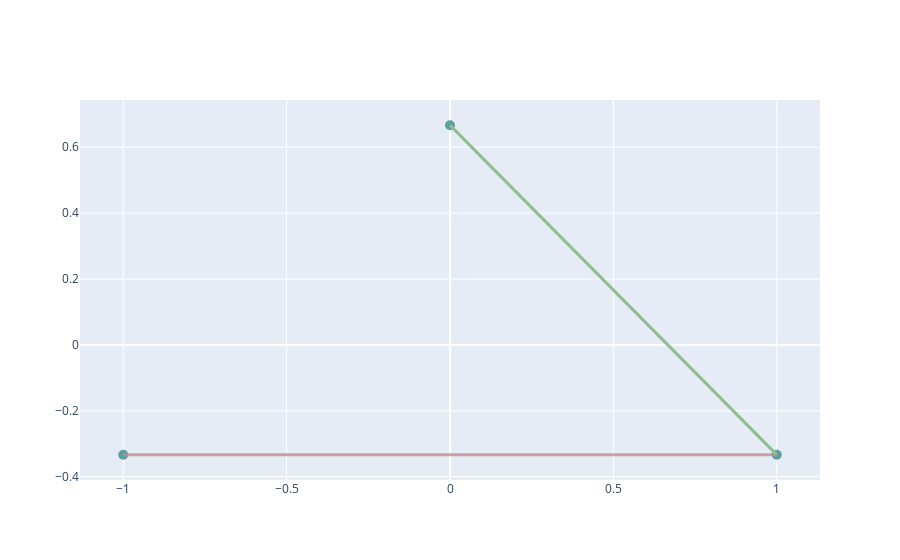

Here is the notebook cell this chart was saved with:
### Code cell
network.iplot()

### Figure 1 — Plotly figure (JSON) as saved in the notebook; plotly's stock layout.template omitted (floating-point values rounded to 4 significant figures)
{"data": [{"hoverinfo": "text", "marker": {"color": "cadetblue", "size": 10}, "mode": "markers", "opacity": 1, "text": ["Bus Diesel", "Bus Solar", "Bus Hydrogen"], "type": "scatter", "x": [-1, 1, 0], "y": [-0.3333, -0.3333, 0.6667]}, {"hoverinfo": "text", "marker": {"opacity": 0}, "mode": "markers", "text": ["Line Line"], "type": "scatter", "x": [0], "y": [-0.3333]}, {"hoverinfo": "text", "marker": {"opacity": 0}, "mode": "markers", "text": ["Link Electrolysis", "Link Fuel Cell"], "type": "scatter", "x": [0.5, 0.5], "y": [0.1667, 0.1667]}], "layout": {"hovermode": "closest", "shapes": [{"line": {"color": "rosybrown", "width": 3}, "opacity": 0.8, "type": "line", "x0": -1, "x1": 1, "y0": -0.3333, "y1": -0.3333}, {"line": {"color": "darkseagreen", "width": 3}, "opacity": 0.8, "type": "line", "x0": 1, "x1": 0, "y0": -0.3333, "y1": 0.6667}, {"line": {"color": "darkseagreen", "width": 3}, "opacity": 0.8, "type": "line", "x0": 0, "x1": 1, "y0": 0.6667, "y1": -0.3333}], "showlegend": false, "title": {"text": ""}}}
